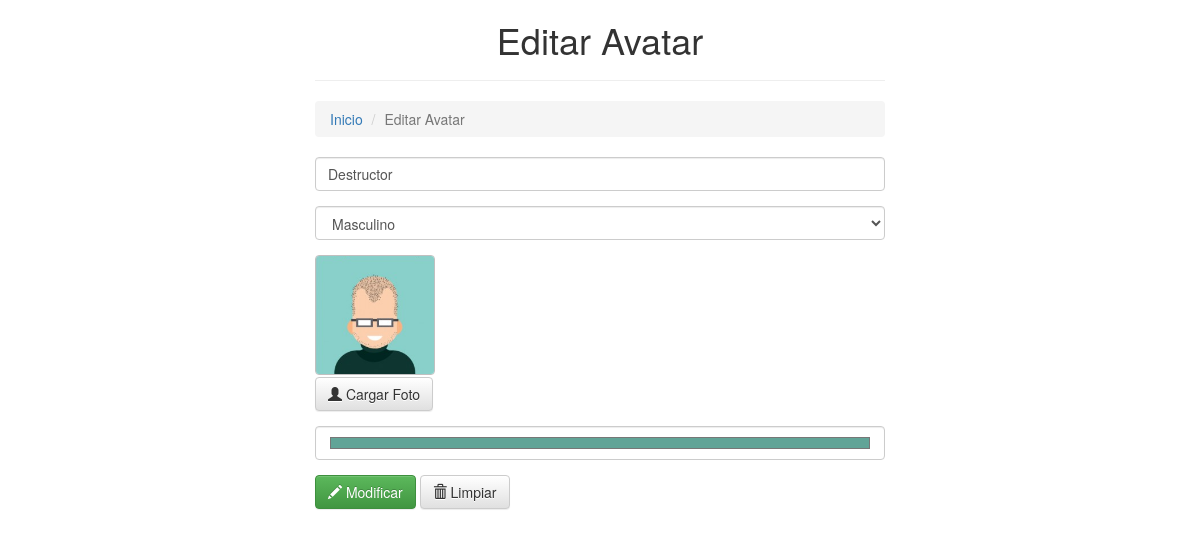
The page /edit.php?id=1 on the database its author committed.
### tables this page shows
CREATE TABLE `avatars` (
  `id` int(11) NOT NULL,
  `name` varchar(16) NOT NULL,
  `gender` varchar(16) DEFAULT NULL,
  `image` varchar(64) DEFAULT 'public/imgs/avatar.png',
  `color` varchar(16) DEFAULT NULL
);

### edit.php (the view, shortened to what this page needs)
<!DOCTYPE html>
<html lang="es">
<head>
    <link rel="stylesheet" href="public/css/bootstrap.min.css">
    <link rel="stylesheet" href="public/css/bootstrap-theme.min.css">
    <link rel="stylesheet" href="public/css/custom.css">
</head>
<body>
<div class="container-fluid">
    <div class="row">
        <div class="col-md-6 col-md-offset-3">
            <h1 class="text-center">Editar Avatar</h1>
            <hr>
            <ol class="breadcrumb">
                <li><a href="index.php">Inicio</a></li>
                <li class="active">Editar Avatar</li>
            </ol>
            <?php if (isset($_GET['id'])): ?>
            <?php
                include 'includes/db.php';
                $id  = $_GET['id'];
                $sql = "SELECT * FROM avatars WHERE id=$id";
                $rs  = mysqli_query($con, $sql);
                while($row = mysqli_fetch_array($rs)) {
            ?>
            <form id="add" action="" method="post" enctype="multipart/form-data">
                <div class="form-group">
                    <input type="text"
                           class="form-control"
                           name="name"
                           data-validation="required"
                           value="<?=$row['name']?>"
                           placeholder="Nombre">
                </div>
                <div class="form-group">
                    <select name="gender" class="form-control" data-validation="required">
                        <option value="Masculino" <?php if($row['gender'] == 'Masculino') echo 'selected'; ?> >Masculino</option>
                    </select>
                </div>
                <div class="form-group">
                    <img id="avatar" src="<?=$row['image']?>">
                    <button type="button" class="btn btn-default btn-upload">
                        <i class="glyphicon glyphicon-user"></i>
                        Cargar Foto
                    </button>
                </div>
                <div class="form-group">
                    <input type="color"
                           name="color"
                           class="form-control"
                           data-validation="required"
                           value="<?=$row['color']?>"
                           placeholder="Color en Hexadecimal">
                </div>
                <div class="form-group">
                    <button type="submit" class="btn btn-success">
                        <i class="glyphicon glyphicon-pencil"></i>
                        Modificar
                    </button>
                    <button type="reset" class="btn btn-default">
                        <i class="glyphicon glyphicon-trash"></i>
                        Limpiar
                    </button>
                </div>
            </form>
            <?php
                }
            ?>
            <?php endif ?>
        </div>
    </div>
</div>
</body>
</html>

### public/css/custom.css (style rules this page uses)
img#avatar { border: 1px solid silver; border-radius: 4px; display: block; height: 120px; margin-bottom: 2px; width: 120px; }

### rows shown on the page
avatars: name "Destructor", gender "Masculino", image (picture), color "#61a497"
